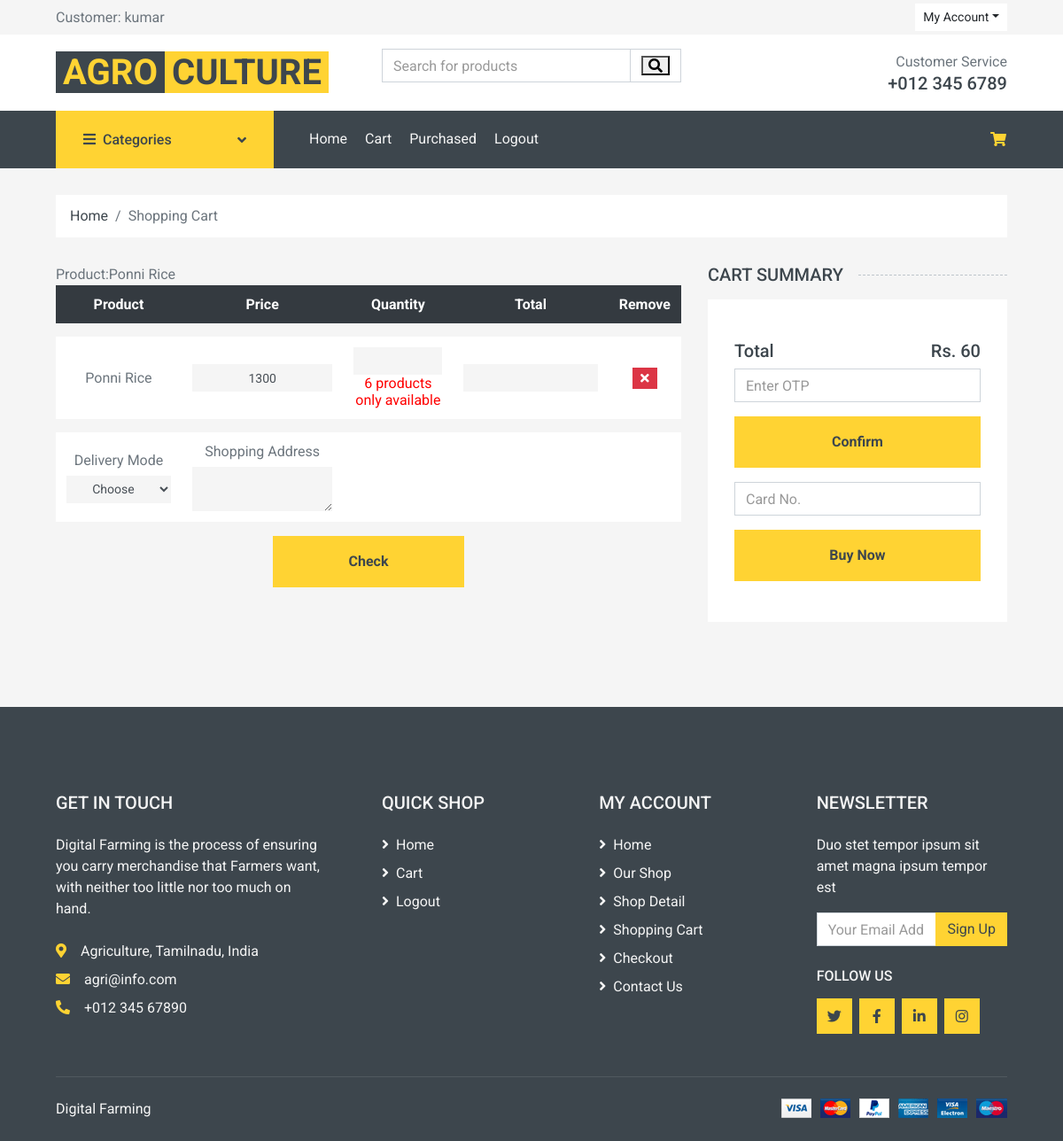
Screenshot of /cart.php?pid=1 (signed in) with the database file from the repository.
### tables this page shows
CREATE TABLE `rt_product` (
  `id` int(11) NOT NULL,
  `retailer` varchar(20) NOT NULL,
  `category` varchar(50) NOT NULL,
  `product` varchar(100) NOT NULL,
  `price` double NOT NULL,
  `quantity` int(11) NOT NULL,
  `photo` varchar(50) NOT NULL,
  `details` varchar(200) NOT NULL,
  `status` int(11) NOT NULL,
  `required_qty` int(11) NOT NULL
);

CREATE TABLE `rt_cart` (
  `id` int(11) NOT NULL auto_increment,
  `uname` varchar(20) NOT NULL,
  `pid` int(11) NOT NULL,
  `status` int(11) NOT NULL,
  `rdate` varchar(20) NOT NULL,
  `price` int(11) NOT NULL,
  `category` varchar(30) NOT NULL,
  `quantity` int(11) NOT NULL,
  `uqut` varchar(40) NOT NULL,
  `amount` int(11) NOT NULL,
  `pname` varchar(40) NOT NULL,
  `retailer` varchar(20) NOT NULL,
  `deli_mode` varchar(40) NOT NULL,
  `shipping_address` varchar(40) NOT NULL,
  `d_status` varchar(40) NOT NULL,
  PRIMARY KEY  (`id`)
);

### cart.php (the view, shortened to what this page needs)
<?php
include("include/dbconnect.php");
extract($_POST);
$uname=$_SESSION['uname'];
$pid = $_REQUEST['pid'];
$select = mysqli_query($connect, "SELECT * FROM rt_product WHERE id ='$pid'") or die("query image field error".mysql_error());
$s=mysqli_fetch_array($select);
$cal = mysqli_query($connect, "SELECT * FROM rt_product WHERE id ='$pid'")or die("".mysql_error());
                    ?>
<html>
<head>
    <link href="https://cdnjs.cloudflare.com/ajax/libs/font-awesome/5.10.0/css/all.min.css" rel="stylesheet">
    <link href="static/lib/animate/animate.min.css" rel="stylesheet">
    <link href="stati/lib/owlcarousel/assets/owl.carousel.min.css" rel="stylesheet">
    <link href="static/css/style.css" rel="stylesheet">
</head>
<body>
    <div class="container-fluid">
        <div class="row bg-secondary py-1 px-xl-5">
            <div class="col-lg-6 d-none d-lg-block">
                <div class="d-inline-flex align-items-center h-100">
                    Customer: <?php echo $uname;?>
                </div>
            </div>
            <div class="col-lg-6 text-center text-lg-right">
                <div class="d-inline-flex align-items-center">
                    <div class="btn-group">
                        <button type="button" class="btn btn-sm btn-light dropdown-toggle" data-toggle="dropdown">My Account</button>
                    </div>
                </div>
            </div>
        </div>
        <div class="row align-items-center bg-light py-3 px-xl-5 d-none d-lg-flex">
            <div class="col-lg-4">
                <a href="" class="text-decoration-none">
                <span class="h1 text-uppercase text-primary bg-dark px-2">Agro</span>
                    <span class="h1 text-uppercase text-dark bg-primary px-2 ml-n1"> Culture</span>
                </a>
            </div>
            <div class="col-lg-4 col-6 text-left">
                <form action="cart.php?act=search">
                    <div class="input-group">
                        <input type="text" name="getval" class="form-control" placeholder="Search for products">
                        <div class="input-group-append">
                            <span class="input-group-text bg-transparent text-primary">
                            <button type="submit" name="bt" value="bt"><i class="fa fa-search"></i>
                            </span>
                        </div>
                    </div>
                </form>
            </div>
            <div class="col-lg-4 col-6 text-right">
                <p class="m-0">Customer Service</p>
                <h5 class="m-0">+012 345 6789</h5>
            </div>
        </div>
    </div>
    <div class="container-fluid bg-dark mb-30">
        <div class="row px-xl-5">
            <div class="col-lg-3 d-none d-lg-block">
                <a class="btn d-flex align-items-center justify-content-between bg-primary w-100" data-toggle="collapse" href="#navbar-vertical" style="height: 65px; padding: 0 30px;">
                    <h6 class="text-dark m-0"><i class="fa fa-bars mr-2"></i>Categories</h6>
                    <i class="fa fa-angle-down text-dark"></i>
                </a>
            </div>
            <div class="col-lg-9">
                <nav class="navbar navbar-expand-lg bg-dark navbar-dark py-3 py-lg-0 px-0">
                    <div class="collapse navbar-collapse justify-content-between" id="navbarCollapse">
                        <div class="navbar-nav mr-auto py-0">
                        <a href="userhome.php" class="nav-item nav-link">Home</a>
                            <a href="cart.php" class="nav-item nav-link">Cart</a>
                            <a href="purchase.php" class="nav-item nav-link">Purchased</a>
							<a href="logout.php" class="nav-item nav-link">Logout</a>
                        </div>
                        <div class="navbar-nav ml-auto py-0 d-none d-lg-block">
                            <a href="purchase.php" class="btn px-0 ml-3">
                                <i class="fas fa-shopping-cart text-primary"></i>
                            </a>
                        </div>
                    </div>
                </nav>
            </div>
        </div>
    </div>
    <div class="container-fluid">
        <div class="row px-xl-5">
            <div class="col-12">
                <nav class="breadcrumb bg-light mb-30">
                    <a class="breadcrumb-item text-dark" href="userhome.php">Home</a>
                    <span class="breadcrumb-item active">Shopping Cart</span>
                </nav>
            </div>
        </div>
    </div>
    <div class="container-fluid">
        <div class="row px-xl-5">
            <div class="col-lg-8 table-responsive mb-5">
				<form name="form1" method="post" action="">
                <table class="table table-light table-borderless table-hover text-center mb-0">
                    <thead class="thead-dark">
                        <tr>
                            <th>Product</th>
                            <th>Price</th>
                            <th>Quantity</th>
                            <th>Total</th>
                            <th>Remove</th>
                        </tr>
                    </thead>
                    <tbody class="align-middle">
                        <tr>
                            <td class="align-middle"><?php echo $s['product'];?></td>
                            <td class="align-middle"> <input type="text" id="price" name="price" value="<?php echo $s['price'];?>"class="form-control form-control-sm bg-secondary border-0 text-center"></td>
                            <td class="align-middle">
                                <div class="input-group quantity mx-auto" style="width: 100px;">
                                    <input type="text" id="uqut" name="uqut" class="form-control form-control-sm bg-secondary border-0 text-center">
									<span style="color:#FF0000"><?php echo $s['quantity'];?> products only available</span>
                                </div>
                            </td>
                            <td class="align-middle"><input type="text" id="amount" name="amount" class="form-control form-control-sm bg-secondary border-0 text-center" readonly></td>
                            <td class="align-middle"><a href="cart.php?act=del&did=<?php echo $s['id'];?>" class="btn btn-sm btn-danger"><i class="fa fa-times"></i></a></td>
                        </tr>
                        <tr>
                            <td class="align-middle">
                                <label>Delivery Mode</label>
                              <select name="deli_mode" class="form-control form-control-sm bg-secondary border-0 text-center">
                                <option value="">Choose</option>
                              </select>
                            </td>
                            <td class="align-middle">
                                <label>Shopping Address</label>
                                <textarea name="shipping_address" class="form-control form-control-sm bg-secondary border-0 text-center"></textarea>
                            </td>
                        </tr>
                    </tbody>
                </table>
				<div class="row">
					<div class="col-md-4">
					</div>
					<div class="col-md-4">
				<input type="submit" name="butsub" class="btn btn-block btn-primary font-weight-bold my-3 py-3" value="Check">
					</div>
				</div>
				</form>
            </div>
            <div class="col-lg-4">
                <h5 class="section-title position-relative text-uppercase mb-3"><span class="bg-secondary pr-3">Cart Summary</span></h5>
                <div class="bg-light p-30 mb-5">
                    <?php
                    $l = mysqli_query($connect, "select * from rt_cart where uname='$uname' ORDER BY id DESC LIMIT 1") or die("query image field error".mysqli_error());
                    while($e=mysqli_fetch_array($l))
                    {
                    $amount=$e['amount'];
                    ?>
                    <div class="pt-2">
                        <div class="d-flex justify-content-between mt-2">
                            <h5>Total</h5>
                            <h5>Rs. <?php echo $amount;?></h5>
                            <?php
                    }
                    ?>
                        </div>
						<form name="form3" method="post" action="">
						<input type="text" name="otp" class="form-control" placeholder="Enter OTP" required>
                        <button type="submit" name="$btn2" class="btn btn-block btn-primary font-weight-bold my-3 py-3">Confirm</button>
						</form>
						<form name="form2" method="post" action="">
						<input type="text" name="card" class="form-control" placeholder="Card No." required>
                        <button type="submit" name="btn3" class="btn btn-block btn-primary font-weight-bold my-3 py-3">Buy Now</button>
						</form>
                    </div>
                </div>
            </div>
        </div>
    </div>
    <div class="container-fluid bg-dark text-secondary mt-5 pt-5">
        <div class="row px-xl-5 pt-5">
             <div class="col-lg-4 col-md-12 mb-5 pr-3 pr-xl-5">
                <h5 class="text-secondary text-uppercase mb-4">Get In Touch</h5>
                <p class="mb-4">Digital Farming is the process of ensuring you carry merchandise that Farmers want, with neither too little nor too much on hand.</p>
                <p class="mb-2"><i class="fa fa-map-marker-alt text-primary mr-3"></i>Agriculture, Tamilnadu, India</p>
                <p class="mb-2"><i class="fa fa-envelope text-primary mr-3"></i>agri@info.com</p>
                <p class="mb-0"><i class="fa fa-phone-alt text-primary mr-3"></i>+012 345 67890</p>
            </div>
            <div class="col-lg-8 col-md-12">
                <div class="row">
                    <div class="col-md-4 mb-5">
                        <h5 class="text-secondary text-uppercase mb-4">Quick Shop</h5>
                        <div class="d-flex flex-column justify-content-start">
                            <a class="text-secondary mb-2" href="/userhome"><i class="fa fa-angle-right mr-2"></i>Home</a>
                            <a class="text-secondary mb-2" href="/cart"><i class="fa fa-angle-right mr-2"></i>Cart</a>
                            <a class="text-secondary mb-2" href="/logout"><i class="fa fa-angle-right mr-2"></i>Logout</a>
                        </div>
                    </div>
                    <div class="col-md-4 mb-5">
                        <h5 class="text-secondary text-uppercase mb-4">My Account</h5>
                        <div class="d-flex flex-column justify-content-start">
                            <a class="text-secondary mb-2" href="#"><i class="fa fa-angle-right mr-2"></i>Home</a>
                            <a class="text-secondary mb-2" href="#"><i class="fa fa-angle-right mr-2"></i>Our Shop</a>
                            <a class="text-secondary mb-2" href="#"><i class="fa fa-angle-right mr-2"></i>Shop Detail</a>
                            <a class="text-secondary mb-2" href="#"><i class="fa fa-angle-right mr-2"></i>Shopping Cart</a>
                            <a class="text-secondary mb-2" href="#"><i class="fa fa-angle-right mr-2"></i>Checkout</a>
                            <a class="text-secondary" href="#"><i class="fa fa-angle-right mr-2"></i>Contact Us</a>
                        </div>
                    </div>
                    <div class="col-md-4 mb-5">
                        <h5 class="text-secondary text-uppercase mb-4">Newsletter</h5>
                        <p>Duo stet tempor ipsum sit amet magna ipsum tempor est</p>
                        <form action="">
                            <div class="input-group">
                                <input type="text" class="form-control" placeholder="Your Email Address">
                                <div class="input-group-append">
                                    <button class="btn btn-primary">Sign Up</button>
                                </div>
                            </div>
                        </form>
                        <h6 class="text-secondary text-uppercase mt-4 mb-3">Follow Us</h6>
                        <div class="d-flex">
                            <a class="btn btn-primary btn-square mr-2" href="#"><i class="fab fa-twitter"></i></a>
                            <a class="btn btn-primary btn-square mr-2" href="#"><i class="fab fa-facebook-f"></i></a>
                            <a class="btn btn-primary btn-square mr-2" href="#"><i class="fab fa-linkedin-in"></i></a>
                            <a class="btn btn-primary btn-square" href="#"><i class="fab fa-instagram"></i></a>
                        </div>
                    </div>
                </div>
            </div>
        </div>
        <div class="row border-top mx-xl-5 py-4" style="border-color: rgba(256, 256, 256, .1) !important;">
            <div class="col-md-6 px-xl-0">
                <p class="mb-md-0 text-center text-md-left text-secondary">
                    Digital Farming <a class="text-primary" href="#"></a>
                    <br> <a href="https://themewagon.com" target="_blank"></a>
                </p>
            </div>
            <div class="col-md-6 px-xl-0 text-center text-md-right">
                <img class="img-fluid" src="../static/img/payments.png" alt="">
            </div>
        </div>
    </div>
</body>
</html>

### rows the page displays
rt_product: product "Ponni Rice", price "1300", quantity "6"
rt_cart: amount "60"

### other values shown
$uname "kumar"
